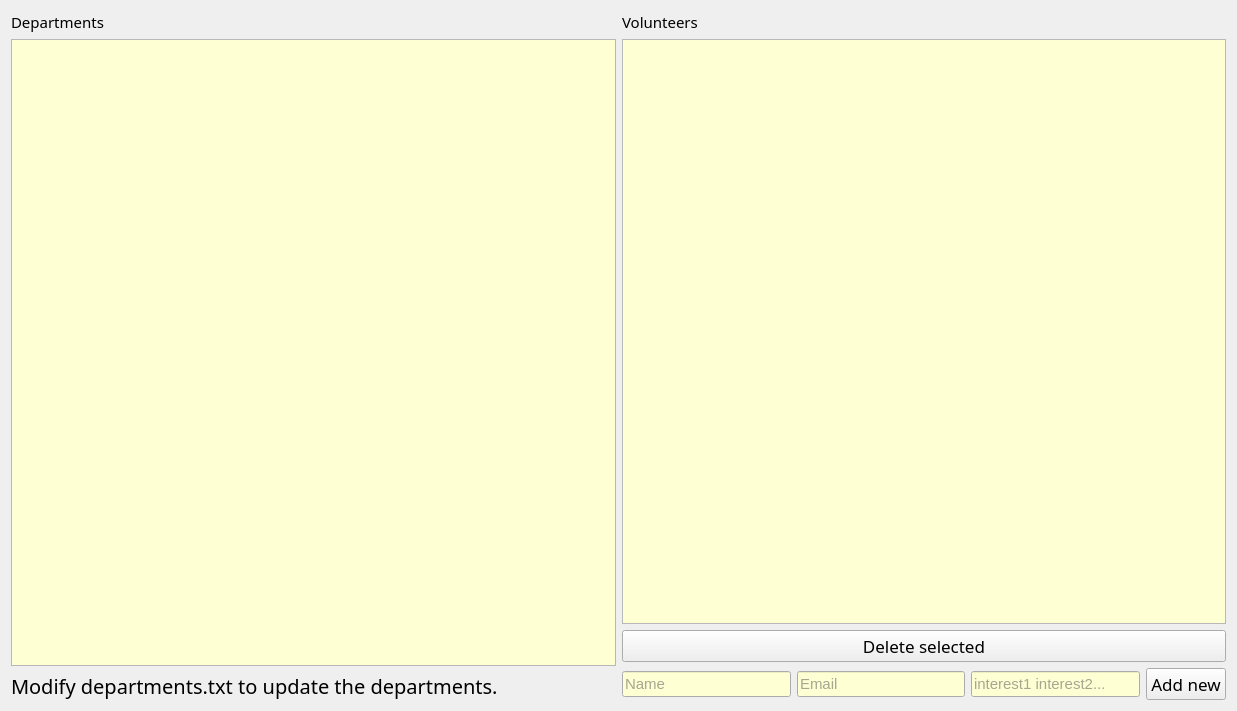
<?xml version="1.0" encoding="UTF-8"?>
<ui version="4.0">
 <class>OverviewWidget</class>
 <widget class="QWidget" name="OverviewWidget">
  <property name="geometry">
   <rect>
    <x>0</x>
    <y>0</y>
    <width>1237</width>
    <height>711</height>
   </rect>
  </property>
  <property name="palette">
   <palette>
    <active>
     <colorrole role="Text">
      <brush brushstyle="SolidPattern">
       <color alpha="255">
        <red>77</red>
        <green>77</green>
        <blue>77</blue>
       </color>
      </brush>
     </colorrole>
     <colorrole role="Base">
      <brush brushstyle="SolidPattern">
       <color alpha="255">
        <red>255</red>
        <green>255</green>
        <blue>212</blue>
       </color>
      </brush>
     </colorrole>
    </active>
    <inactive>
     <colorrole role="Text">
      <brush brushstyle="SolidPattern">
       <color alpha="255">
        <red>77</red>
        <green>77</green>
        <blue>77</blue>
       </color>
      </brush>
     </colorrole>
     <colorrole role="Base">
      <brush brushstyle="SolidPattern">
       <color alpha="255">
        <red>255</red>
        <green>255</green>
        <blue>212</blue>
       </color>
      </brush>
     </colorrole>
    </inactive>
    <disabled/>
   </palette>
  </property>
  <property name="font">
   <font>
    <pointsize>11</pointsize>
   </font>
  </property>
  <property name="windowTitle">
   <string>Overview</string>
  </property>
  <property name="autoFillBackground">
   <bool>false</bool>
  </property>
  <layout class="QHBoxLayout" name="horizontalLayout">
   <item>
    <layout class="QVBoxLayout" name="verticalLayout_3">
     <item>
      <widget class="QLabel" name="label_2">
       <property name="font">
        <font>
         <family>Arial Rounded MT Bold</family>
         <pointsize>11</pointsize>
        </font>
       </property>
       <property name="text">
        <string>Departments</string>
       </property>
      </widget>
     </item>
     <item>
      <widget class="QListWidget" name="departmentsList">
       <property name="palette">
        <palette>
         <active>
          <colorrole role="Base">
           <brush brushstyle="SolidPattern">
            <color alpha="255">
             <red>255</red>
             <green>255</green>
             <blue>212</blue>
            </color>
           </brush>
          </colorrole>
         </active>
         <inactive>
          <colorrole role="Base">
           <brush brushstyle="SolidPattern">
            <color alpha="255">
             <red>255</red>
             <green>255</green>
             <blue>212</blue>
            </color>
           </brush>
          </colorrole>
         </inactive>
         <disabled/>
        </palette>
       </property>
       <property name="font">
        <font>
         <family>Arial Rounded MT Bold</family>
         <pointsize>11</pointsize>
        </font>
       </property>
       <property name="autoFillBackground">
        <bool>false</bool>
       </property>
      </widget>
     </item>
     <item>
      <widget class="QLabel" name="label">
       <property name="font">
        <font>
         <family>Arial Rounded MT Bold</family>
         <pointsize>15</pointsize>
         <bold>false</bold>
        </font>
       </property>
       <property name="text">
        <string>Modify departments.txt to update the departments.</string>
       </property>
      </widget>
     </item>
    </layout>
   </item>
   <item>
    <layout class="QVBoxLayout" name="verticalLayout">
     <item>
      <widget class="QLabel" name="label_3">
       <property name="font">
        <font>
         <family>Arial Rounded MT Bold</family>
         <pointsize>11</pointsize>
        </font>
       </property>
       <property name="text">
        <string>Volunteers</string>
       </property>
      </widget>
     </item>
     <item>
      <widget class="QListWidget" name="volunteersList">
       <property name="palette">
        <palette>
         <active>
          <colorrole role="Base">
           <brush brushstyle="SolidPattern">
            <color alpha="255">
             <red>255</red>
             <green>255</green>
             <blue>212</blue>
            </color>
           </brush>
          </colorrole>
         </active>
         <inactive>
          <colorrole role="Base">
           <brush brushstyle="SolidPattern">
            <color alpha="255">
             <red>255</red>
             <green>255</green>
             <blue>212</blue>
            </color>
           </brush>
          </colorrole>
         </inactive>
         <disabled/>
        </palette>
       </property>
       <property name="font">
        <font>
         <family>Arial Rounded MT Bold</family>
         <pointsize>11</pointsize>
        </font>
       </property>
      </widget>
     </item>
     <item>
      <widget class="QPushButton" name="deleteButton">
       <property name="font">
        <font>
         <family>Arial Rounded MT Bold</family>
         <pointsize>13</pointsize>
         <bold>false</bold>
        </font>
       </property>
       <property name="text">
        <string>Delete selected</string>
       </property>
      </widget>
     </item>
     <item>
      <layout class="QHBoxLayout" name="horizontalLayout_2">
       <item>
        <widget class="QLineEdit" name="volunteerNameInput">
         <property name="font">
          <font>
           <family>Arial</family>
           <pointsize>11</pointsize>
          </font>
         </property>
         <property name="text">
          <string/>
         </property>
         <property name="placeholderText">
          <string>Name</string>
         </property>
        </widget>
       </item>
       <item>
        <widget class="QLineEdit" name="volunteerEmailInput">
         <property name="font">
          <font>
           <family>Arial</family>
           <pointsize>11</pointsize>
          </font>
         </property>
         <property name="placeholderText">
          <string>Email</string>
         </property>
        </widget>
       </item>
       <item>
        <widget class="QLineEdit" name="volunteerInterestsInput">
         <property name="font">
          <font>
           <family>Arial</family>
           <pointsize>11</pointsize>
          </font>
         </property>
         <property name="placeholderText">
          <string>interest1 interest2...</string>
         </property>
        </widget>
       </item>
       <item>
        <widget class="QPushButton" name="addVolunteerButton">
         <property name="font">
          <font>
           <family>Arial Rounded MT Bold</family>
           <pointsize>13</pointsize>
          </font>
         </property>
         <property name="text">
          <string>Add new</string>
         </property>
        </widget>
       </item>
      </layout>
     </item>
    </layout>
   </item>
  </layout>
 </widget>
 <resources/>
 <connections/>
</ui>
